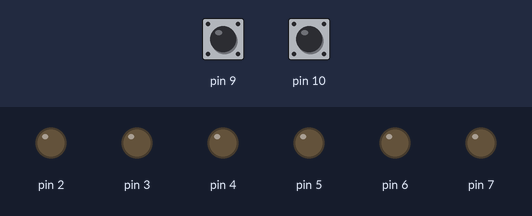
Simulated run of this sketch. Board: Arduino Uno, built with avr-gcc and run on an emulated ATmega328P. Parts: output pins drawn as LEDs (lit = HIGH). The inputs (shaded band) are chosen by the test bench; at power-on: pin 9 HIGH, pin 10 HIGH.

Above: at 0.8 s.
0.9 s: pin 9 pulled LOW for 0.15 s
At 1.2 s:
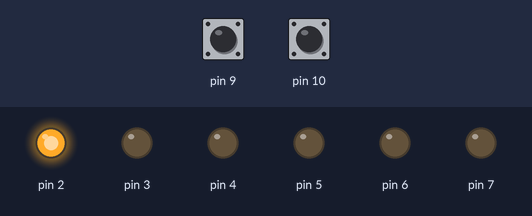
At 2.7 s:
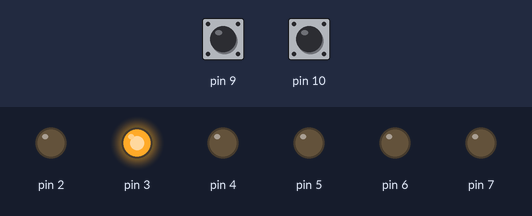
4.0 s: pin 9 pulled LOW for 3.2 s
At 13.2 s:
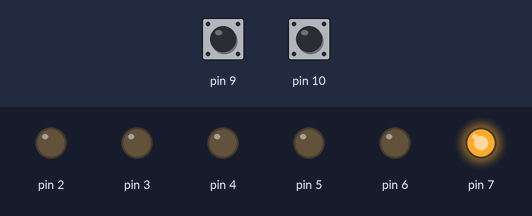
Timing chart, 0 to 14.7 s (numbered marks = the images above; inputs shaded):
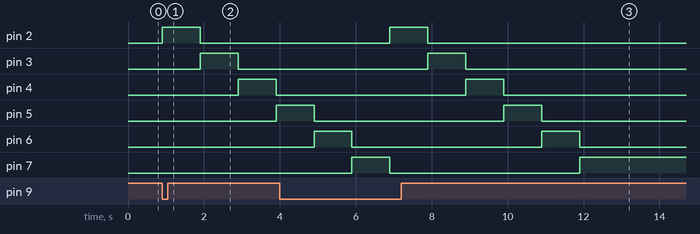

The sketch:

Button_light_updown.ino
```cpp
#include <avr/io.h>      //IO library
#include <util/delay.h>  //delay library
#include <stdint.h>      //datatypes library

int main(void){
  int counter;          //set datatype of counter to integer
  DDRD |= 0b11111100;     //set direction of all bits except bit 0 and 1 for port D to output
  DDRB &= 0b11111001;    // set bit 1 and 2 to input
  PORTB = (1 << PORTB1) | (1 << PORTB2); //write PORTxn to logic 1 so as to activate pull up resistor when PINxn is configured as input

  while(1){
     //initialize counter to 4
     //alternate between PD4 and PD7 in lighting the LEDS with a delay of 1s
     if((PINB & (1<<PINB1)) == 0){
     for(counter = 4; counter <= 128; counter*=2){
        PORTD = counter;
        _delay_ms(1000);
      }
     }

      if((PINB & (1<<PINB2)) == 0){
      for(counter = 128; counter >= 4; counter/=2){
         PORTD = counter;
         _delay_ms(1000);
      }
      }
   }
}
```

Measured:
- after the input at 0.9 s, pin 2: LOW → HIGH at once, → LOW 1.0 s later; pin 3: LOW → HIGH after 1.0 s, → LOW 1.0 s later; pin 4: LOW → HIGH after 2.0 s, → LOW 1.0 s later; pin 5: LOW → HIGH after 3.0 s
- after the input at 4.0 s, pin 2: LOW → HIGH after 2.9 s, → LOW 1.0 s later; pin 3: LOW → HIGH after 3.9 s, → LOW 1.0 s later; pin 4: LOW → HIGH after 4.9 s, → LOW 1.0 s later
- by itself, pin 6: alternates HIGH for 1.0 s and LOW for 5.0 s
